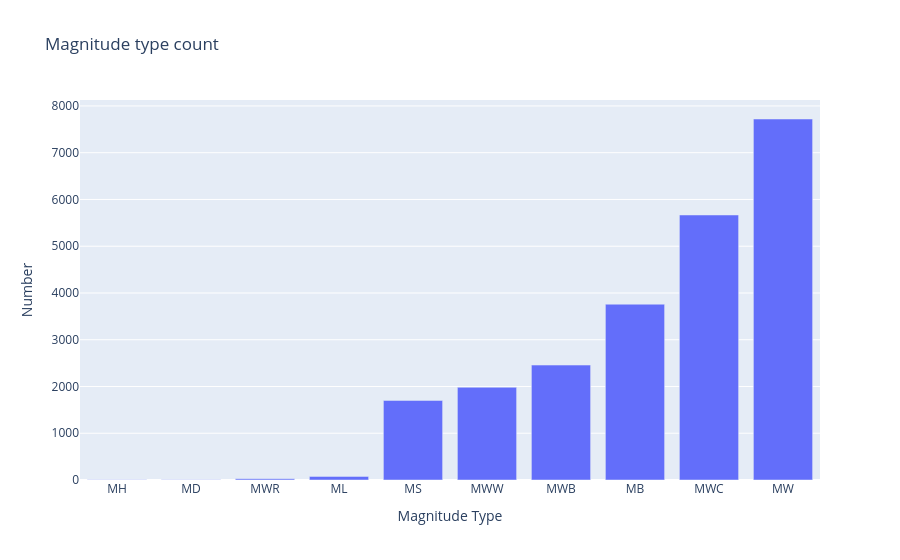

The cell this chart's notebook holds for it:
### Code cell
df_magnitude_type = df["Magnitude Type"].value_counts().sort_values().reset_index()
df_magnitude_type

fig = go.Figure(
    data = go.Bar(
        x = df_magnitude_type["Magnitude Type"],
        y = df_magnitude_type["count"]
    ),
    layout = go.Layout(
        title = "Magnitude type count",
        xaxis = dict(title="Magnitude Type"),
        yaxis = dict(title="Number")
    )
)
fig.show()

### Figure 1 — Plotly figure (JSON) as saved in the notebook; plotly's stock layout.template omitted (floating-point values rounded to 4 significant figures)
{"data": [{"type": "bar", "x": ["MH", "MD", "MWR", "ML", "MS", "MWW", "MWB", "MB", "MWC", "MW"], "y": [5, 6, 26, 77, 1702, 1983, 2458, 3760, 5668, 7721]}], "layout": {"title": {"text": "Magnitude type count"}, "xaxis": {"title": {"text": "Magnitude Type"}}, "yaxis": {"title": {"text": "Number"}}}}
